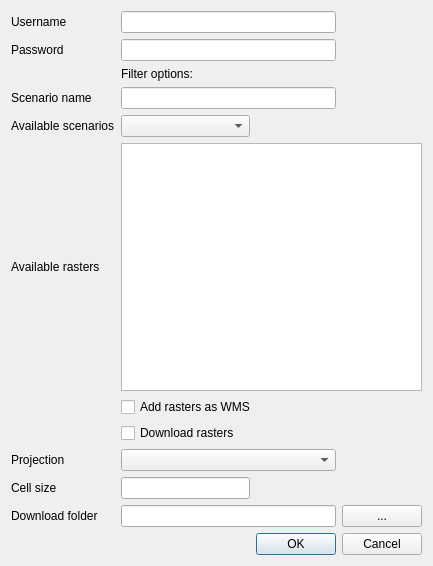
<?xml version="1.0" encoding="UTF-8"?>
<ui version="4.0">
 <class>resultsDownloaderDialogBase</class>
 <widget class="QDialog" name="resultsDownloaderDialogBase">
  <property name="geometry">
   <rect>
    <x>0</x>
    <y>0</y>
    <width>400</width>
    <height>566</height>
   </rect>
  </property>
  <property name="windowTitle">
   <string>resultsDownloader</string>
  </property>
  <layout class="QGridLayout" name="gridLayout">
   <item row="0" column="0">
    <widget class="QLabel" name="label_2">
     <property name="text">
      <string>Username</string>
     </property>
    </widget>
   </item>
   <item row="0" column="1" colspan="2">
    <widget class="QLineEdit" name="userName"/>
   </item>
   <item row="1" column="0">
    <widget class="QLabel" name="label">
     <property name="text">
      <string>Password</string>
     </property>
    </widget>
   </item>
   <item row="1" column="1" colspan="2">
    <widget class="QLineEdit" name="passWord"/>
   </item>
   <item row="2" column="1">
    <widget class="QLabel" name="label_3">
     <property name="text">
      <string>Filter options:</string>
     </property>
    </widget>
   </item>
   <item row="3" column="0">
    <widget class="QLabel" name="label_4">
     <property name="text">
      <string>Scenario name</string>
     </property>
    </widget>
   </item>
   <item row="3" column="1" colspan="2">
    <widget class="QLineEdit" name="scenarioName"/>
   </item>
   <item row="4" column="0">
    <widget class="QLabel" name="label_5">
     <property name="text">
      <string>Available scenarios</string>
     </property>
    </widget>
   </item>
   <item row="4" column="1">
    <widget class="QComboBox" name="scenarios"/>
   </item>
   <item row="5" column="0">
    <widget class="QLabel" name="label_6">
     <property name="text">
      <string>Available rasters</string>
     </property>
    </widget>
   </item>
   <item row="5" column="1" colspan="3">
    <widget class="QListWidget" name="rasterList"/>
   </item>
   <item row="6" column="1" colspan="2">
    <widget class="QCheckBox" name="wmsBox">
     <property name="text">
      <string>Add rasters as WMS</string>
     </property>
    </widget>
   </item>
   <item row="7" column="1">
    <widget class="QCheckBox" name="downloadBox">
     <property name="text">
      <string>Download rasters</string>
     </property>
    </widget>
   </item>
   <item row="8" column="0">
    <widget class="QLabel" name="label_7">
     <property name="text">
      <string>Projection</string>
     </property>
    </widget>
   </item>
   <item row="8" column="1" colspan="2">
    <widget class="QComboBox" name="projection"/>
   </item>
   <item row="9" column="0">
    <widget class="QLabel" name="label_8">
     <property name="text">
      <string>Cell size</string>
     </property>
    </widget>
   </item>
   <item row="9" column="1">
    <widget class="QLineEdit" name="cellSize"/>
   </item>
   <item row="10" column="1" colspan="2">
    <widget class="QLineEdit" name="downloadDirectory"/>
   </item>
   <item row="10" column="3">
    <widget class="QPushButton" name="directoryButton">
     <property name="text">
      <string>...</string>
     </property>
    </widget>
   </item>
   <item row="11" column="2" colspan="2">
    <widget class="QDialogButtonBox" name="button_box">
     <property name="orientation">
      <enum>Qt::Horizontal</enum>
     </property>
     <property name="standardButtons">
      <set>QDialogButtonBox::Cancel|QDialogButtonBox::Ok</set>
     </property>
    </widget>
   </item>
   <item row="10" column="0">
    <widget class="QLabel" name="label_9">
     <property name="text">
      <string>Download folder</string>
     </property>
    </widget>
   </item>
  </layout>
 </widget>
 <resources/>
 <connections>
  <connection>
   <sender>button_box</sender>
   <signal>accepted()</signal>
   <receiver>resultsDownloaderDialogBase</receiver>
   <slot>accept()</slot>
   <hints>
    <hint type="sourcelabel">
     <x>20</x>
     <y>20</y>
    </hint>
    <hint type="destinationlabel">
     <x>20</x>
     <y>20</y>
    </hint>
   </hints>
  </connection>
  <connection>
   <sender>button_box</sender>
   <signal>rejected()</signal>
   <receiver>resultsDownloaderDialogBase</receiver>
   <slot>reject()</slot>
   <hints>
    <hint type="sourcelabel">
     <x>20</x>
     <y>20</y>
    </hint>
    <hint type="destinationlabel">
     <x>20</x>
     <y>20</y>
    </hint>
   </hints>
  </connection>
 </connections>
</ui>
